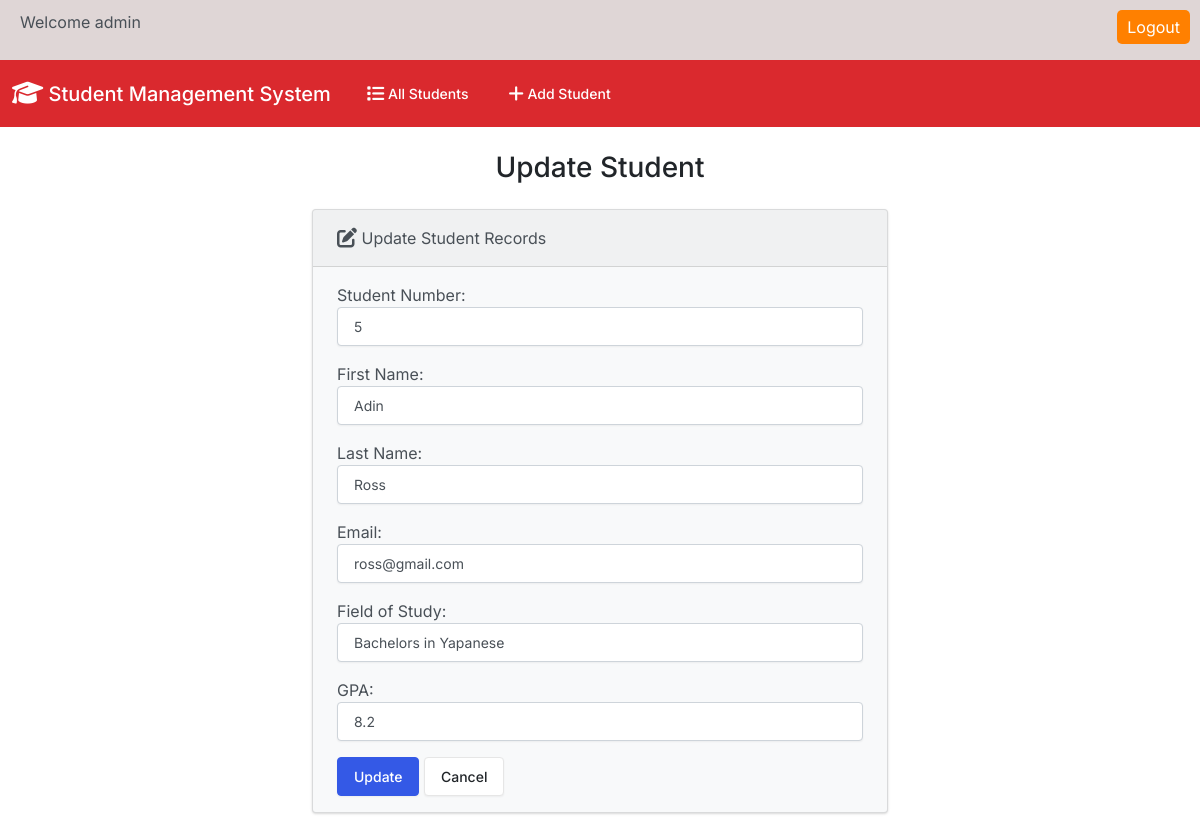
The page /edit/9/ on the database its author committed.
### students/models.py (models this page shows, shortened)
class Student(models.Model):
  student_number = models.PositiveIntegerField()
  first_name = models.CharField(max_length=50)
  last_name = models.CharField(max_length=50)
  email = models.EmailField(max_length=100)
  field_of_study = models.CharField(max_length=50)
  gpa = models.FloatField()

### students/views.py (the view)
# urls.py: path('edit/<int:id>/', views.edit, name='edit'),
def edit(request, id):
  if request.method == 'POST':
    student = Student.objects.get(pk=id)
    form = StudentForm(request.POST, instance=student)
    if form.is_valid():
      form.save()
      return render(request, 'students/edit.html', {
        'form': form,
        'success': True
      })
  else:
    student = Student.objects.get(pk=id)
    form = StudentForm(instance=student)
  return render(request, 'students/edit.html', {
    'form': form
  })

### students/forms.py
class StudentForm(forms.ModelForm):
  class Meta:
    model = Student
    fields = ['student_number', 'first_name', 'last_name', 'email', 'field_of_study', 'gpa']
    labels = {
      'student_number': 'Student Number',
      'first_name': 'First Name',
      'last_name': 'Last Name',
      'email': 'Email',
      'field_of_study': 'Field of Study',
      'gpa': 'GPA'
    }
    widgets = {
      'student_number': forms.NumberInput(attrs={'class': 'form-control'}),
      'first_name': forms.TextInput(attrs={'class': 'form-control'}),
      'last_name': forms.TextInput(attrs={'class': 'form-control'}),
      'email': forms.EmailInput(attrs={'class': 'form-control'}),
      'field_of_study': forms.TextInput(attrs={'class': 'form-control'}),
      'gpa': forms.NumberInput(attrs={'class': 'form-control'}),
    }

### students/templates/students/edit.html (shortened to what this page needs)
{% extends "students/base.html" %}
{% block body %}
  <h3 class="text-center m-4">Update Student</h3>
  {% if success %}
    <div class="alert alert-success" role="alert">
      The student updated successfully.
      <a href="{% url 'index' %}" class="alert-link">Go to Home Page.</a>
    </div>
  {% else %}
    <div class="row justify-content-center">
      <div class="col-6">
        <div class="card bg-light mb-3">
          <div class="card-header">
            <i class="fa-solid fa-pen-to-square fa-lg"></i> Update Student Records
          </div>
          <div class="card-body">
            <form action="" method="POST">
              {{ form.as_p }}
              <button type="submit" class="btn btn-primary">Update</button>
              <a href="{% url 'index' %}" class="btn btn-secondary">Cancel</a>
            </form>
          </div>
        </div>
      </div>
    </div>
  {% endif %}
{% endblock %}

### students/templates/students/base.html (style rules this page uses)
form { margin: 0; }
button { padding: 5px 10px; background-color: #ff8000; color: #fff; border: none; border-radius: 5px; cursor: pointer; }

### rows shown on the page
Student: student_number "5", first_name "Adin", last_name "Ross", email "ross@gmail.com", field_of_study "Bachelors in Yapanese", gpa "8.2"
